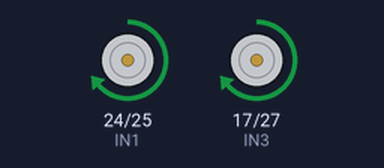
Simulated run of this program. Board: Raspberry Pi (BCM pin numbers). On the bench: motor-driver pin pairs drawn as motors (green arrow = first pin HIGH = forward, orange = second pin HIGH = backward, longer = more drive, scaled by the enable pin).

Above: at 2.5 s.
At 9.5 s:
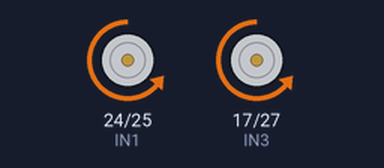
At 13.0 s:
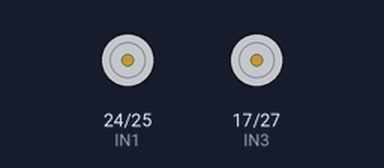
Timing chart, 0 to 18.2 s (numbered marks = the images above):
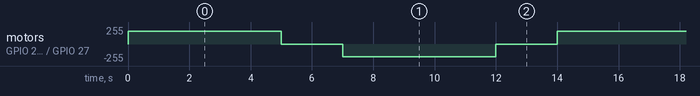

The program:

main.py
```python
# sudo apt-get update
# sudo apt-get install python3-rpi.gpio


import RPi.GPIO as GPIO
import time

# GPIO setup
GPIO.setmode(GPIO.BCM)

# Define GPIO pins for L298N
ENA = 18
IN1 = 24
IN2 = 25
ENB = 23
IN3 = 17
IN4 = 27

# Setup GPIO pins
GPIO.setup(ENA, GPIO.OUT)
GPIO.setup(IN1, GPIO.OUT)
GPIO.setup(IN2, GPIO.OUT)
GPIO.setup(ENB, GPIO.OUT)
GPIO.setup(IN3, GPIO.OUT)
GPIO.setup(IN4, GPIO.OUT)

# Enable pins as PWM
pwmA = GPIO.PWM(ENA, 100)
pwmB = GPIO.PWM(ENB, 100)

# Start PWM with 0 duty cycle (off)
pwmA.start(0)
pwmB.start(0)

def motor_control(pwm, in1, in2, speed, direction):
    pwm.ChangeDutyCycle(speed)
    if direction == 'forward':
        GPIO.output(in1, GPIO.HIGH)
        GPIO.output(in2, GPIO.LOW)
    elif direction == 'backward':
        GPIO.output(in1, GPIO.LOW)
        GPIO.output(in2, GPIO.HIGH)

try:
    while True:
        # Move both pairs of motors forward
        motor_control(pwmA, IN1, IN2, 75, 'forward')
        motor_control(pwmB, IN3, IN4, 75, 'forward')
        time.sleep(5)

        # Stop all motors
        pwmA.ChangeDutyCycle(0)
        pwmB.ChangeDutyCycle(0)
        time.sleep(2)

        # Move both pairs of motors backward
        motor_control(pwmA, IN1, IN2, 75, 'backward')
        motor_control(pwmB, IN3, IN4, 75, 'backward')
        time.sleep(5)

        # Stop all motors
        pwmA.ChangeDutyCycle(0)
        pwmB.ChangeDutyCycle(0)
        time.sleep(2)

except KeyboardInterrupt:
    pass

# Cleanup
pwmA.stop()
pwmB.stop()
GPIO.cleanup()
```

Measured:
- by itself, motor on GPIO 24 (IN1) / GPIO 25 (IN2), motor on GPIO 17 (IN3) / GPIO 27 (IN4): repeats every 14.0 s: stopped 2.0 s, backward 191/255 5.0 s, stopped 2.0 s, forward 191/255 5.0 s
